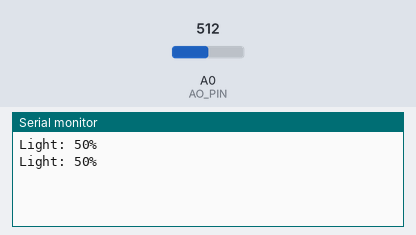
Recording of a sketch running on a simulated ESP8266 (NodeMCU). Parts: the last lines printed to the serial monitor. Inputs (shaded band) come from the test bench; at power-on: A0 (AO_PIN) = 512.

Above: at 1.8 s.
1.9 s: A0 (AO_PIN) set to 716
At 2.6 s:
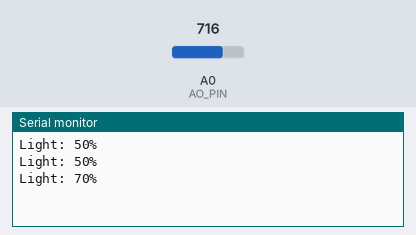
3.4 s: A0 (AO_PIN) set to 900
At 4.8 s:
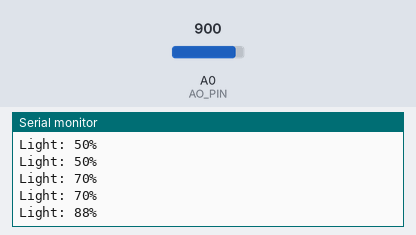
Timing chart, 0 to 6.4 s (numbered marks = the images above; inputs shaded):
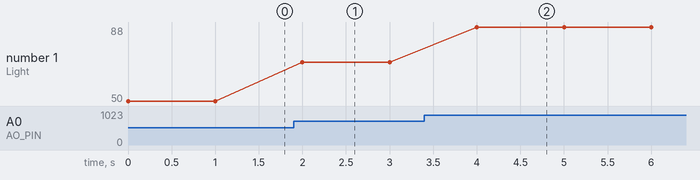

Measured:
- after the input at 1.9 s, the serial monitor: prints a new line after 0.10 s (image 1)
- after the input at 3.4 s, the serial monitor: prints a new line after 0.60 s (image 2)
- plotted number 1: 50 → 70 after the input at 1.9 s, 70 → 88 after the input at 3.4 s

The sketch:

LightSensor_analog.ino
```cpp
/* Light sensor */

#if defined(ESP8266)
  #define AO_PIN A0
#elif defined(ESP32)
  #define AO_PIN 34
#endif

// Setup to run only once
void setup() {
  Serial.begin(115200);
}

// Loop to run repeatedly
void loop() {
  int light = readAO();
  Serial.println("Light: " + String(light) + "%");
  delay(1000);
}

/* Light sensor */

int readAO() {
  int aValue = analogRead(AO_PIN);  // Read analog value

#if defined(ESP8266)
  int light = map(aValue, 0, 1024, 0, 100);   // Convert 0-1024 to 0-100%
#elif defined(ESP32)
  int light = map(aValue, 0, 4095, 0, 100);   // Convert 0-4095 to 0-100%
#endif

  return light;
}
```
